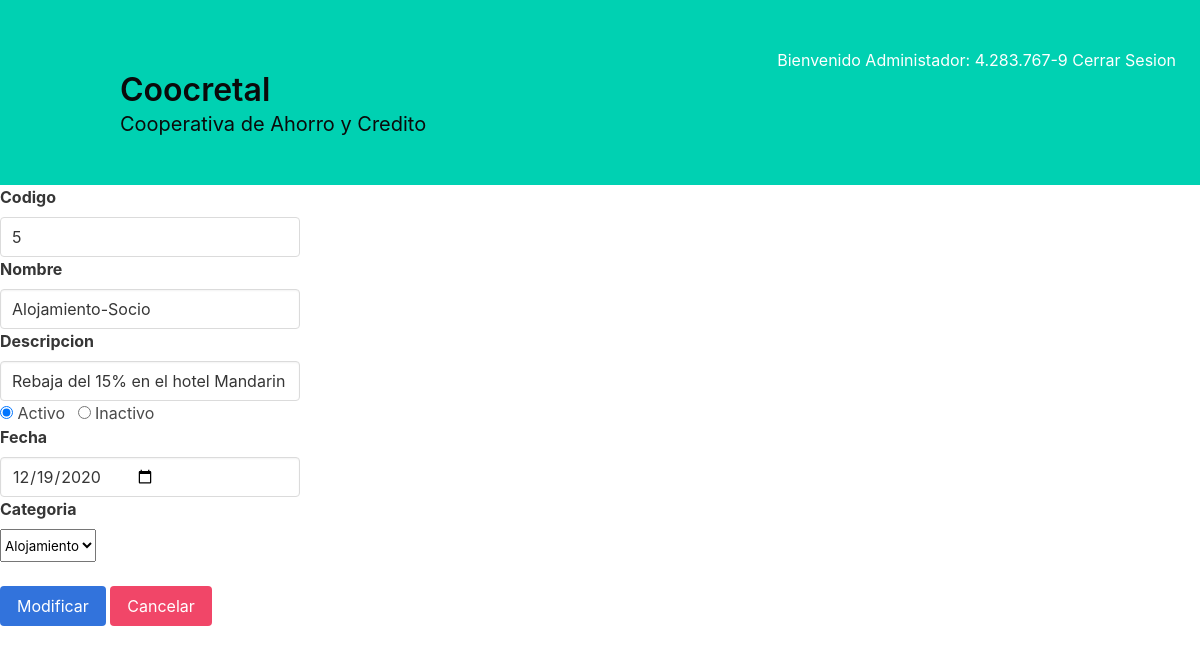
The app's page /ModificarBeneficio.php?codigo=5 (signed in) with its own data.
### tables this page shows
CREATE TABLE `beneficio` (
  `codigo` int(11) NOT NULL,
  `nombre` varchar(45) DEFAULT NULL,
  `descripcion` varchar(45) DEFAULT NULL,
  `estado` varchar(1) DEFAULT NULL,
  `fecha_inicio` date DEFAULT NULL,
  `categoria_codigo` int(11) NOT NULL
);

### BDUtils.php (called while the page is built, shortened)
<?php
class BDUtils {
    public function __construct() {
        $this->_db = new mysqli(SERVER, USER, PASS, DATABASE);
    }
}
?>

### Beneficio.php (called while the page is built, shortened)
<?php require_once 'BDUtils.php'; ?>
<?php
class Beneficio extends BDUtils {
    public function buscar($codigo) {
        $sql = "SELECT * FROM beneficio WHERE codigo = '$codigo'";
        $ejecutar = $this->_db->query($sql);
        $listaBeneficios = $ejecutar->fetch_all(MYSQLI_ASSOC);
        if ($listaBeneficios == true) {
            return $listaBeneficios;
        }
        else {
            echo "Falló la conexión a la tabla";
        }
    }
}
?>

### Categoria.php (called while the page is built, shortened)
<?php require_once 'BDUtils.php'; ?>
<?php
class Categoria extends BDUtils{
    public function getAll() {
        $sql = "SELECT * FROM categoria";
        $ejecutar = $this->_db->query($sql);
        $listaCategorias = $ejecutar->fetch_all(MYSQLI_ASSOC);
        if ($listaCategorias == true) {
            return $listaCategorias;
        }
        else {
            echo "Falló la conexión a la tabla";
        }
    }
}
?>

### ModificarBeneficio.php (the view, shortened to what this page needs)
<?php require_once 'Beneficio.php'; ?>
<?php require_once 'Categoria.php'; ?>
<?php
if (empty($_SESSION["usuario"]) == false && substr($_SESSION["usuario"], -1) === "1") {
?>
    <!DOCTYPE html>
    <html lang="es">
    <head>
    <link href="vendor/bulma-0.8.0/css/bulma.min.css" rel="stylesheet">
    <link href="vendor/fontawesome-free-6.5.0-web/css/all.min.css" rel="stylesheet">
    </head>
    <body>
    	<section class="hero is-primary">
    		<div class="hero-body">
                <?php
                echo "<div style='text-align: right;'>Bienvenido Administador: " . substr($_SESSION["usuario"], 0, - 1);
                echo "<a href='Logout.php'> Cerrar Sesion</a></div>";
                ?>
            	<div class="container">
    				<h1 class="title has-text-black">
    					Coocretal
    				</h1>
    				<h2 class="subtitle has-text-black">
    					Cooperativa de Ahorro y Credito
    				</h2>
    			</div>
    		</div>
    	</section>
    <?php
    $codigo = $_REQUEST["codigo"];
    $beneficio = new Beneficio();
    $listaBeneficios = $beneficio->buscar($codigo);
    if (isset($_REQUEST["modificar"]) != "Modificar") {
        if ($listaBeneficios) {
            foreach ($listaBeneficios as $fila) {
    ?>
            	<div>
                	<form action="ModificarBeneficio.php" method="GET">
                	<div>
                		<label class="label" for="codigo">Codigo</label>
                		<input class="input" style="width : 300px" type="number" name="codigo" value="<?php echo $fila['codigo']; ?>" readonly/>
        			</div>
        			<div>
                		<label class="label" for="nombre">Nombre</label>
                		<input class="input" style="width : 300px" type="text" name="nombre" value="<?php echo $fila['nombre']; ?>" required/>
        			</div>
        			<div>
                		<label class="label" for="descripcion">Descripcion</label>
                		<input class="input" style="width : 300px" type="text" name="descripcion" value="<?php echo $fila['descripcion']; ?>" required/>
        			</div>
    			    <?php
            		if ($fila["estado"] === "1") {
            		    echo "
							<div class='control'>
								<label class='radio'>
								<input type='radio' name='estado' value='1' checked>
								Activo
								</label>
								<label class='radio'>
								<input type='radio' name='estado' value='0'>
								Inactivo
								</label>
							</div>";
            		}
            		?>
        			<div>
            			<label class="label" for="fecha_inicio">Fecha</label>
            			<input class="input" style="width : 300px" type="date" name="fecha_inicio" value="<?php echo $fila['fecha_inicio']; ?>"required/>
        			</div>
            		<div>
                		<label class="label" for="categoria_codigo">Categoria</label>
                    	<?php
                    	$categoria = new Categoria();
                    	$listaCategorias = $categoria->getAll();
                    	?>
                    	<select class="select" name="categoria_codigo">
                    	<?php
                    	foreach ($listaCategorias as $filaCategoria) {
                    	    if ($fila["categoria_codigo"] == $filaCategoria["codigo"]) {
                    	        echo "<option selected='selected' value=" . $filaCategoria["codigo"] . ">" . $filaCategoria["nombre"] . "</option>";
                    	    }
                    	    else {
                    	        echo "<option value=" . $filaCategoria["codigo"] . ">" . $filaCategoria["nombre"] . "</option>";
                    	    }
                    	}
                    	?>
                    	</select>
            		</div>
            		<br>
					<input class="button is-link" type="submit" name="modificar" value="Modificar"/>
                	<a href="ListaBeneficiosAdministrador.php"><button class="button is-danger" type="button">Cancelar</button></a>
            	</form>
        	</div>
    <?php
            }
        }
    }
    ?>
    <?php
}
    ?>
</body>
</html>

### records on screen
beneficio: codigo "5", nombre "Alojamiento-Socio", descripcion "Rebaja del 15% en el hotel Mandarin", fecha_inicio "12/19/2020"

### other values on screen
substr($_SESSION["usuario"], 0, - 1) "4.283.767-9"
form field categoria_codigo "Alojamiento"
